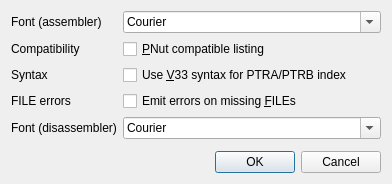
<?xml version="1.0" encoding="UTF-8"?>
<ui version="4.0">
 <class>Preferences</class>
 <widget class="QDialog" name="Preferences">
  <property name="geometry">
   <rect>
    <x>0</x>
    <y>0</y>
    <width>392</width>
    <height>177</height>
   </rect>
  </property>
  <property name="windowTitle">
   <string>Preferences</string>
  </property>
  <layout class="QFormLayout" name="formLayout">
   <item row="0" column="0">
    <widget class="QLabel" name="lbl_font_asm">
     <property name="text">
      <string>Font (assembler)</string>
     </property>
    </widget>
   </item>
   <item row="0" column="1">
    <widget class="QFontComboBox" name="cb_font_asm">
     <property name="currentText">
      <string>Source Code Pro [ADBE]</string>
     </property>
     <property name="fontFilters">
      <set>QFontComboBox::MonospacedFonts</set>
     </property>
     <property name="currentFont">
      <font>
       <family>Source Code Pro [ADBE]</family>
       <weight>50</weight>
       <bold>false</bold>
      </font>
     </property>
    </widget>
   </item>
   <item row="1" column="0">
    <widget class="QLabel" name="lbl_compatibility">
     <property name="text">
      <string>Compatibility</string>
     </property>
    </widget>
   </item>
   <item row="1" column="1">
    <widget class="QCheckBox" name="cb_pnut">
     <property name="text">
      <string>&amp;PNut compatible listing</string>
     </property>
    </widget>
   </item>
   <item row="2" column="0">
    <widget class="QLabel" name="lbl_v33mode">
     <property name="text">
      <string>Syntax</string>
     </property>
    </widget>
   </item>
   <item row="2" column="1">
    <widget class="QCheckBox" name="cb_v33mode">
     <property name="text">
      <string>Use &amp;V33 syntax for PTRA/PTRB index</string>
     </property>
    </widget>
   </item>
   <item row="3" column="0">
    <widget class="QLabel" name="lbl_file_errors">
     <property name="text">
      <string>FILE errors</string>
     </property>
    </widget>
   </item>
   <item row="3" column="1">
    <widget class="QCheckBox" name="cb_file_errors">
     <property name="text">
      <string>Emit errors on missing &amp;FILEs</string>
     </property>
    </widget>
   </item>
   <item row="4" column="0">
    <widget class="QLabel" name="lbl_font_dasm">
     <property name="text">
      <string>Font (disassembler)</string>
     </property>
    </widget>
   </item>
   <item row="4" column="1">
    <widget class="QFontComboBox" name="cb_font_dasm">
     <property name="currentText">
      <string>Source Code Pro [ADBE]</string>
     </property>
     <property name="fontFilters">
      <set>QFontComboBox::MonospacedFonts</set>
     </property>
     <property name="currentFont">
      <font>
       <family>Source Code Pro [ADBE]</family>
      </font>
     </property>
    </widget>
   </item>
   <item row="6" column="0" colspan="2">
    <widget class="QDialogButtonBox" name="buttonBox">
     <property name="orientation">
      <enum>Qt::Horizontal</enum>
     </property>
     <property name="standardButtons">
      <set>QDialogButtonBox::Cancel|QDialogButtonBox::Ok</set>
     </property>
    </widget>
   </item>
   <item row="5" column="0">
    <spacer name="verticalSpacer">
     <property name="orientation">
      <enum>Qt::Vertical</enum>
     </property>
     <property name="sizeHint" stdset="0">
      <size>
       <width>20</width>
       <height>40</height>
      </size>
     </property>
    </spacer>
   </item>
  </layout>
 </widget>
 <resources/>
 <connections>
  <connection>
   <sender>buttonBox</sender>
   <signal>accepted()</signal>
   <receiver>Preferences</receiver>
   <slot>accept()</slot>
   <hints>
    <hint type="sourcelabel">
     <x>248</x>
     <y>254</y>
    </hint>
    <hint type="destinationlabel">
     <x>157</x>
     <y>274</y>
    </hint>
   </hints>
  </connection>
  <connection>
   <sender>buttonBox</sender>
   <signal>rejected()</signal>
   <receiver>Preferences</receiver>
   <slot>reject()</slot>
   <hints>
    <hint type="sourcelabel">
     <x>316</x>
     <y>260</y>
    </hint>
    <hint type="destinationlabel">
     <x>286</x>
     <y>274</y>
    </hint>
   </hints>
  </connection>
 </connections>
</ui>
